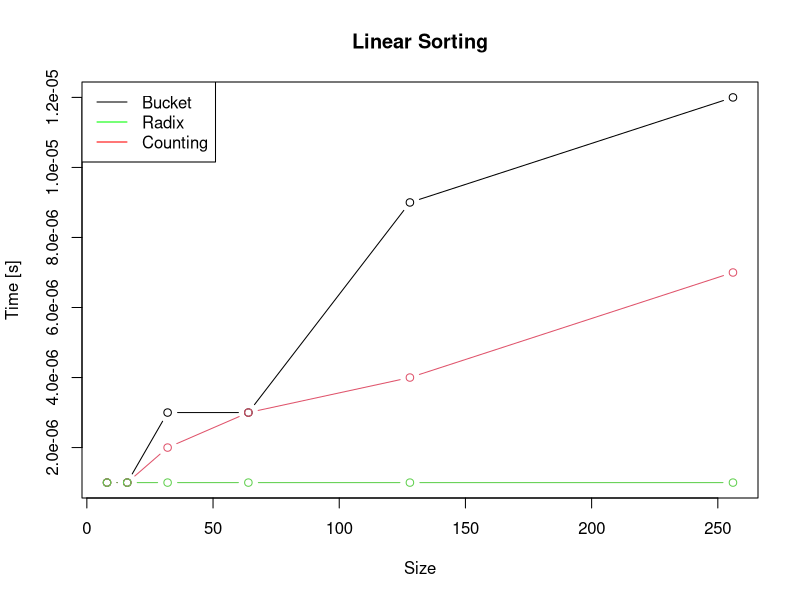

The R script that drew this image:
size <- c(8, 16,32,64,128,256,512,1024,2048, 4096, 8192, 16384, 32768, 65536, 131072)
avgi <- c(0.000000, 0.000000, 0.000001, 0.000002, 0.000010, 0.000021, 0.000079, 0.000312, 0.000434, 0.001735, 0.006978,0.027486, 1.011236, 4.942531, 19.019098)
besti <-c(0.000000, 0.000000, 0.000000, 0.000000, 0.000000, 0.000000,0.000001, 0.000002, 0.000001, 0.000002, 0.000005, 0.000009, 0.000018, 0.000036, 0.000109)
worsti <-c(0.000000, 0.000000, 0.000001, 0.000003, 0.000010, 0.000038, 0.000150, 0.000215, 0.000920, 0.003480, 0.913816, 0.954970, 2.021213, 9.017467, 35.978960)

avgq <- c(0.000000, 0.000000, 0.000001, 0.000002, 0.000005, 0.000010, 0.000025, 0.000065, 0.000224, 0.000756, 0.002757,0.910164, 0.038633, 1.950921, 6.014997)
bestq <-c(0.000000, 0.000000, 0.000000, 0.000000, 0.000000, 0.000000,0.000000, 0.000000, 0.000001, 0.000002, 0.000003, 0.000007, 0.000013, 0.000026, 0.000052)
worstq <-c(0.000000, 0.000001, 0.000001, 0.000003, 0.000010, 0.000027, 0.000084, 0.000083, 0.000319, 0.001134, 0.004178, 0.016287, 0.966363, 2.982041, 10.957859)

size1 <- c(8, 16,32,64,128,256)
bucket <-c(0.000001, 0.000001 ,0.000003, 0.000003, 0.000009, 0.000012)
radix <-c(0.000001, 0.000001, 0.000002, 0.000003, 0.000004, 0.000007)
counting <-c(0.000001, 0.000001, 0.000001, 0.000001,0.000001,0.000001)

plot(size1, bucket, type='b', xlab="Size", ylab = "Time [s]", main = "Linear Sorting")
lines(size1, radix, type='b', col=2)
lines(size1, counting, type='b', col=3)
legend("topleft", lty=c(1,1,1),legend = c("Bucket", "Radix", "Counting"), col = c("black", "green","red"))